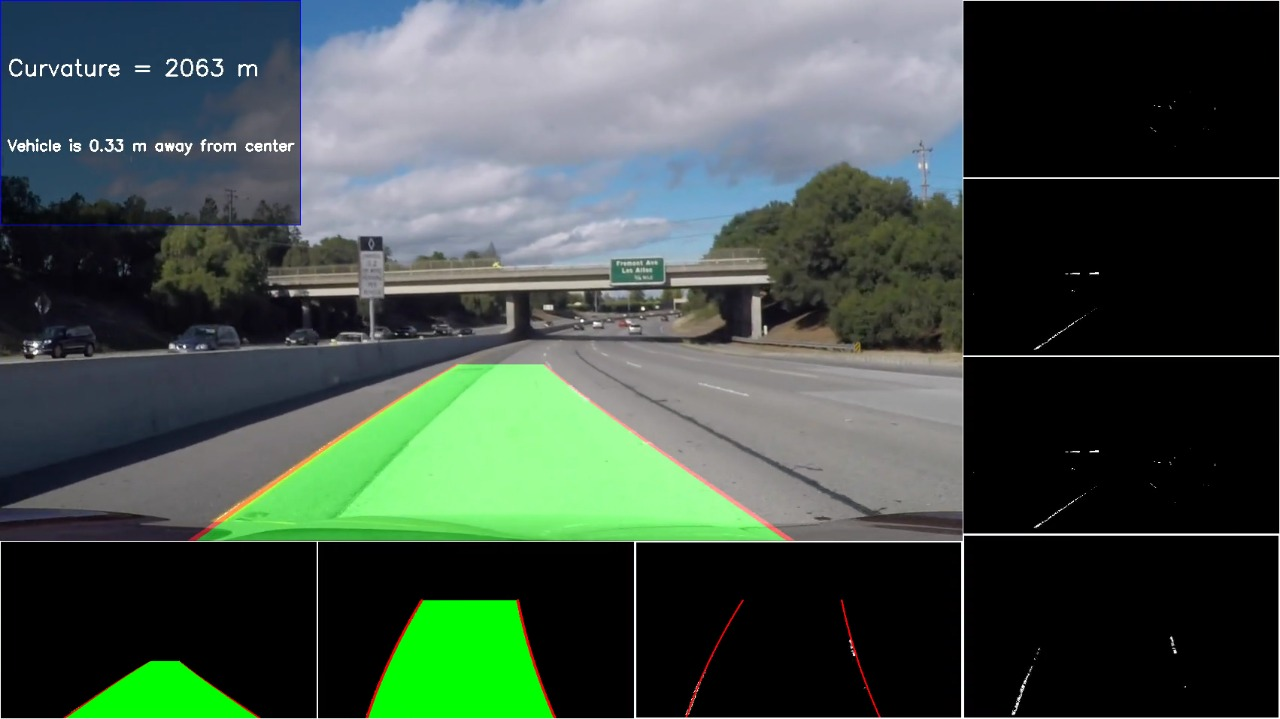
#> input picture pic/img1.jpeg, 1280 x 719 px; its folder holds only this picture in this run
$ python -i extractCarFromVideo.py   (imports and definitions only)
#> lines starting #> are read from the running program, lines starting #| are printed output that depends on the picture
### readImages.py
import glob
import cv2
import matplotlib.pyplot as plt
import numpy as np
from skimage.feature import hog
from pickle import dump
import pandas as pd

# Read all images in the current directory
def loadImages():
    cars = glob.glob("Data/vehicles/GTI_Far/*.png")
    cars += glob.glob("Data/vehicles/GTI_Left/*.png")
    cars += glob.glob("Data/vehicles/GTI_MiddleClose/*.png")
    cars += glob.glob("Data/vehicles/GTI_Right/*.png")
    cars += glob.glob("Data/vehicles/KITTI_extracted/*.png")
    notCars = glob.glob("Data/non-vehicles/extras/*.png")
    notCars += glob.glob("Data/non-vehicles/GTI/*.png")
    return cars, notCars

# [32 lines left out: functions calculateHog, channels_3_Hog, showImage, generateDataset, not called in this run]

cars, notCars = loadImages()
# [36 lines of commented-out code are left out]

### extractCarFromVideo.py
import cv2
from pickle import load
from readImages import calculateHog, showImage, channels_3_Hog
from sklearn.svm import SVC
import matplotlib.pyplot as plt
import numpy as np
from scipy.ndimage import label
import time
from loadDataset import getProbability

# [72 lines left out: functions checkCarExist, part_image, traverseImage, traverseImageMultiScale, getHeatmap, thersholdHeatmap and 2 more, not called in this run]

'''
def clustring_rects(rects):
    x = []
    y = []
    new_rects = []
    for cluster in rects:
        for rect in cluster:
            x.append(rect[0][0])
            x.append(rect[0][0]+rect[1][0])
            y.append(rect[0][1])
            y.append(rect[0][1]+rect[1][1])
        new_rects.append([[min(x),min(y)],[max(x)-min(x),max(y)-min(y)]])

    return new_rects

def unique_elements(rect , rects):
    flag = False
    for i in rects:
        if i[0][0]==rect[0][0] and i[0][1]==rect[0][1]:
            i[1][0] = max([i[1][0],rect[1][0]])
            i[1][1] = max([i[1][1],rect[1][1]])
            flag = True
    if flag == False:
        rects.append(rect)
    return rects

def filter_rects(rects: list, ther = 50):
    new_rects = []
    for i in range(len(rects)):
        try:
            new_rect = [rects[i]]
            for j in range(i+1, len(rects)):
                try:
                    if abs(rects[i][0][0]-rects[j][0][0]) < ther and abs(rects[i][0][1]-rects[j][0][1]) < ther:
                        new_rect.append(rects.pop(j))
                except:
                    continue
            new_rects.append(new_rect)
        except:
            continue
    return new_rects
'''

# [1 line not run here, left out]
def detect_cars(img):
    global model
    img1, rects = traverseImageMultiScale(img, model, sizes=[[80, 80], [100, 100], [124, 124]], ther=0.3)
    rects,_ = filterSomeRects(img1, rects, thershold=3)
    img1 = applyRects(img1, rects)
    return img1

# [16 lines of commented-out code are left out]

>>> import cv2
>>> picture = cv2.imread('pic/img1.jpeg', cv2.IMREAD_GRAYSCALE)
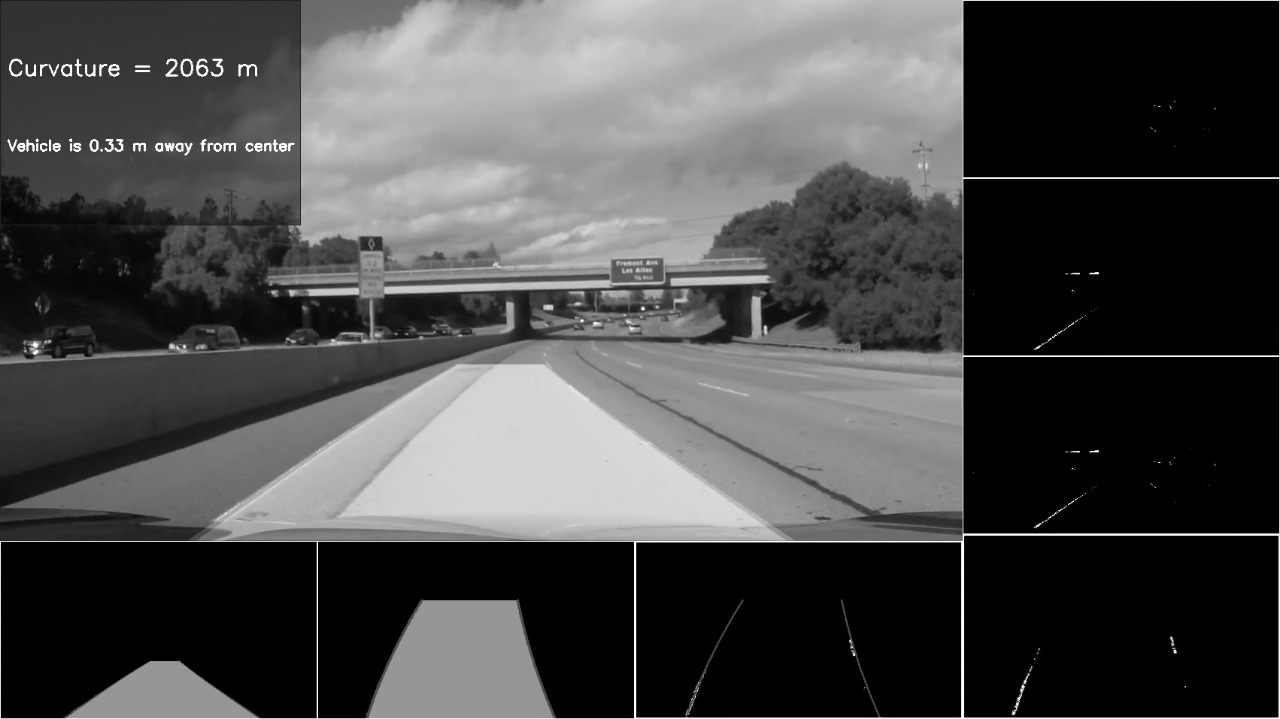
#> picture: shape (719, 1280); min 0, max 255, mean 73.9
#> (the run stopped early here; a loop or call above may not have finished)

$ run again, on pic/img2.jpeg
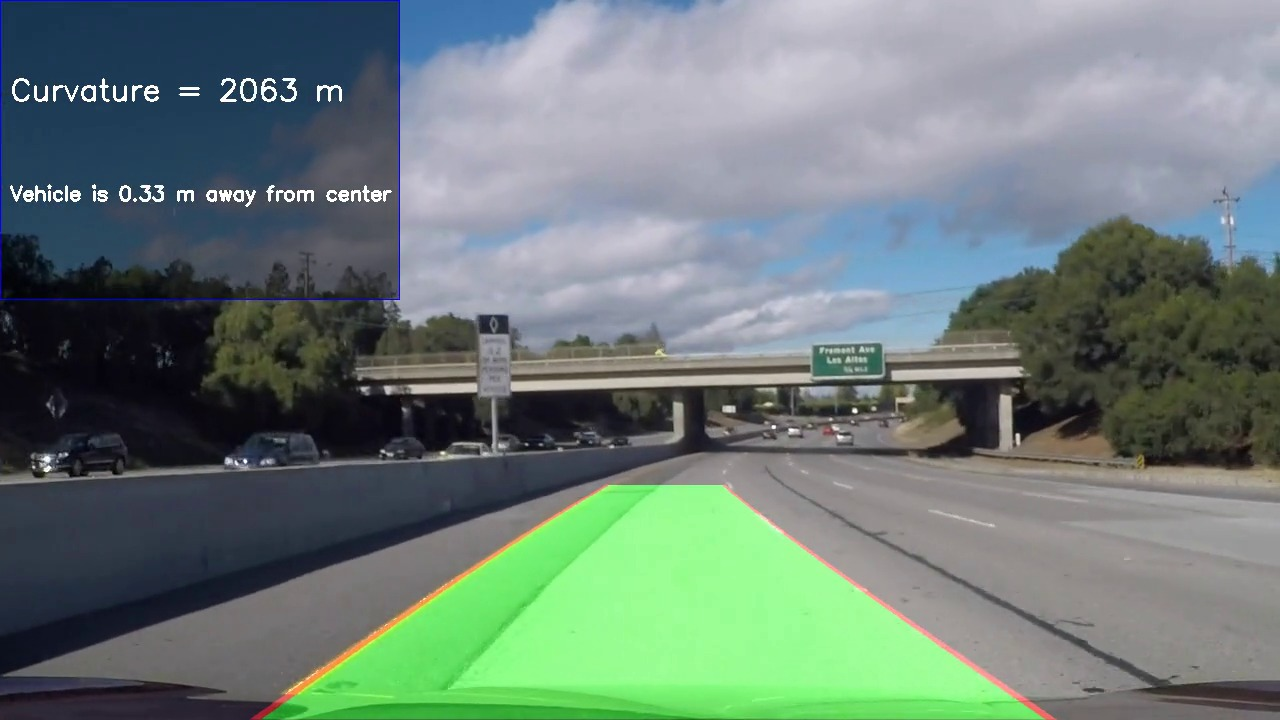
#> input picture pic/img2.jpeg, 1280 x 720 px
#> `picture = cv2.imread('pic/img1.jpeg', cv2.IMREAD_GRAYSCALE)`:
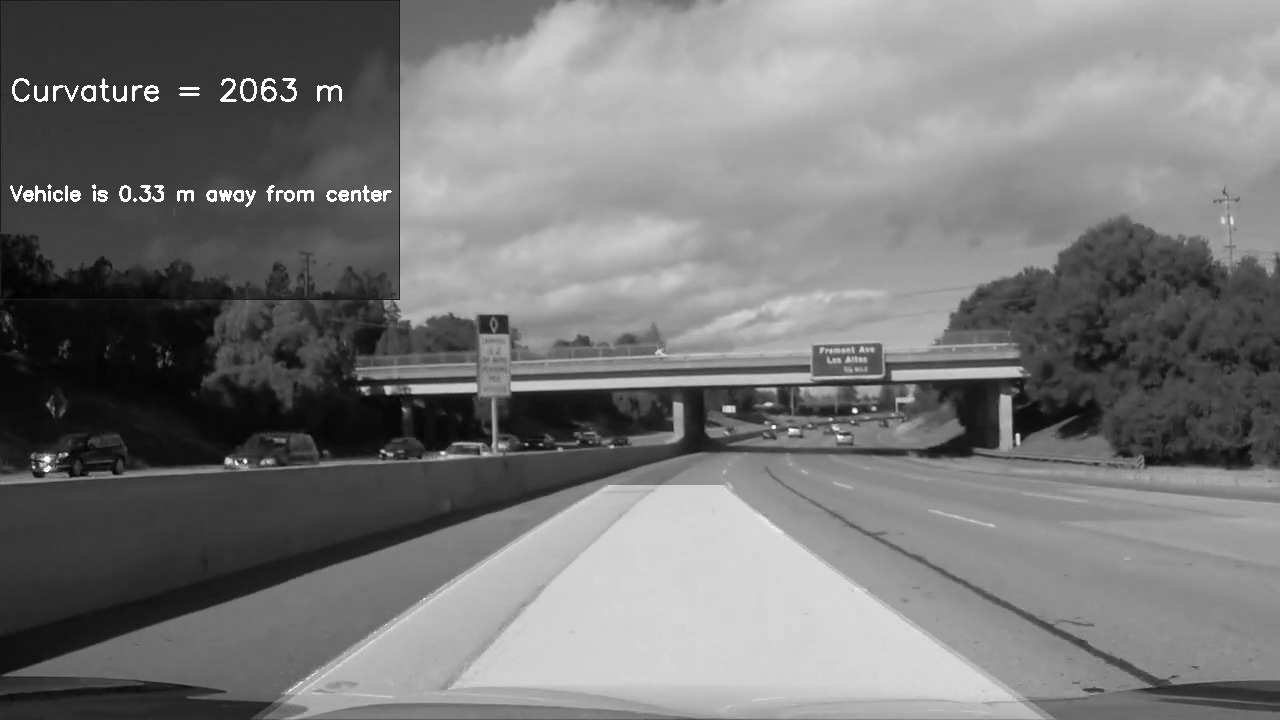
#> picture: shape (720, 1280); min 0, max 255, mean 119.4
